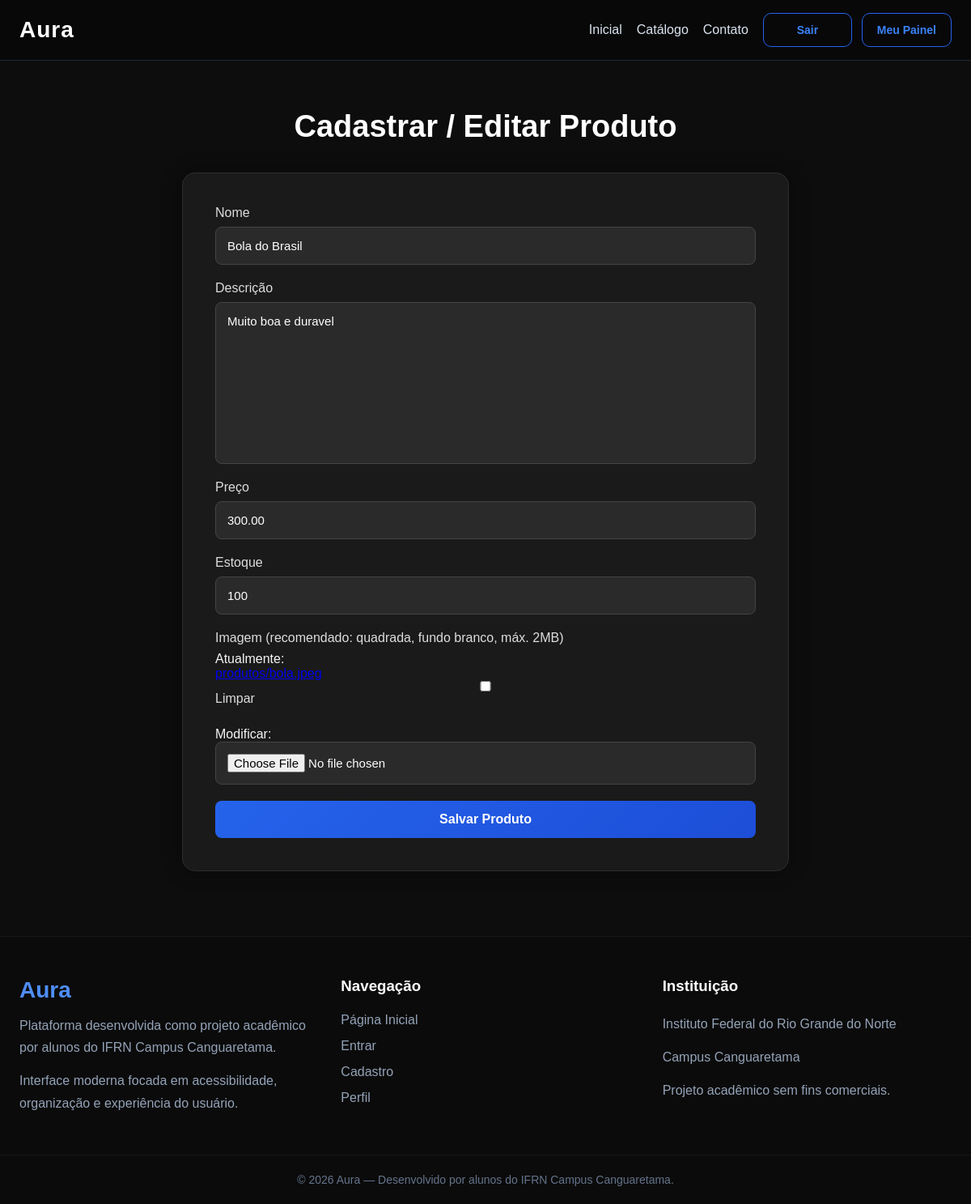
The page /produtos/editar/18/ (signed in) on the database its author committed.
### core/models.py (models this page shows, shortened)
class Produto(models.Model):
    nome = models.CharField("Nome", max_length=120)
    descricao = models.TextField("Descrição")
    preco = models.DecimalField("Preço", max_digits=10, decimal_places=2)
    estoque = models.IntegerField("Estoque")
    imagem = models.ImageField(
        "Imagem",
        upload_to="produtos/",
        null=True,
        blank=True
    )

### core/views.py (the view)
# urls.py: path('produtos/editar/<int:id>/', produto_editar, name='produto_editar'),
@login_required
def produto_editar(request, id):
    produto = get_object_or_404(Produto, pk=id)
    form = ProdutoForm(request.POST or None, request.FILES or None, instance=produto)
    if form.is_valid():
        form.save()
        messages.success(request, 'Produto atualizado.')
        return redirect('produtos')
    return render(request, 'privado/add_produtos.html', {'form': form})

### core/forms.py (shortened to what this page needs)
class ProdutoForm(forms.ModelForm):
    class Meta:
        model = Produto
        fields = ['nome', 'descricao', 'preco', 'estoque', 'imagem']

### core/templates/privado/add_produtos.html (shortened to what this page needs)
{% extends 'base.html' %}
{% load static %}
{% block estilo %}
<link rel="stylesheet" href="{% static 'assets/css/painel.css' %}" />
{% endblock %}
{% block conteudo %}
<main class="form-container">
  <div class="form-header">
    <h1>Cadastrar / Editar Produto</h1>
  </div>
  <form method="POST" enctype="multipart/form-data">
    <div class="input-group">
      <label>Nome</label>
      {{ form.nome }}
    </div>
    <div class="input-group">
      <label>Descrição</label>
      {{ form.descricao }}
    </div>
    <div class="input-group">
      <label>Preço</label>
      {{ form.preco }}
    </div>
    <div class="input-group">
      <label>Estoque</label>
      {{ form.estoque }}
    </div>
    <div class="input-group">
      <label>Imagem (recomendado: quadrada, fundo branco, máx. 2MB)</label>
      {{ form.imagem }}
    </div>
    <button type="submit" class="btn-submit">Salvar Produto</button>
  </form>
</main>
{% endblock %}

### static/assets/css/base.css (style rules this page uses)
* { margin: 0; padding: 0; box-sizing: border-box; }
body { font-family: Arial, sans-serif; background: #050505; color: white; }

### static/assets/css/painel.css (style rules this page uses)
* { margin: 0; padding: 0; box-sizing: border-box; font-family: "Poppins", sans-serif; }
body { background: #0d0d0d; color: #f5f5f5; min-height: 100vh; }
main { min-height: 100vh; }
.painel-container, .form-container, .gerenciar-container { width: 100%; max-width: 1200px; margin: 60px auto; padding: 0 20px; }
.painel-header, .form-header, .topo { text-align: center; margin-bottom: 35px; }
.painel-header h1, .form-header h1, .topo h1 { font-size: 38px; font-weight: 700; color: #fff; margin-bottom: 10px; }
.cards, form, .tabela-container { background: #1a1a1a; border: 1px solid #2d2d2d; border-radius: 16px; box-shadow: 0 0 25px rgba(0, 0, 0, 0.4); overflow: hidden; }
form { max-width: 750px; margin: auto; padding: 40px; }
.input-group { display: flex; flex-direction: column; margin-bottom: 20px; }
.input-group label { margin-bottom: 8px; font-weight: 500; color: #ddd; }
.input-group input, .input-group textarea { background: #2a2a2a; border: 1px solid #444; border-radius: 8px; padding: 14px; color: white; outline: none; transition: 0.3s; font-size: 15px; }
textarea { resize: none; }
.btn-submit { width: 100%; background: linear-gradient( 135deg, #2563eb, #1d4ed8 ); color: white; border: none; border-radius: 8px; padding: 14px; font-size: 16px; font-weight: 600; cursor: pointer; transition: 0.3s; }

### rows shown on the page
Produto: nome "Bola do Brasil", descricao "Muito boa e duravel", preco "300.00", estoque "100"
